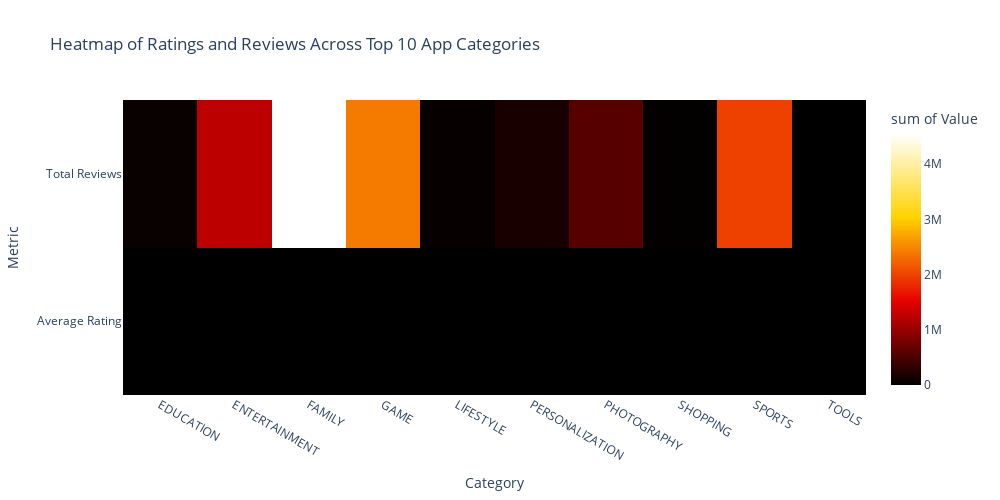

Source (notebook cell):
### Code cell
# Show heatmap only between 3 PM and 5 PM IST
if 15 <= now.hour < 17:
    fig = px.density_heatmap(
        melted,
        x='Category',
        y='Metric',
        z='Value',
        color_continuous_scale='Hot',  # You can change to 'Hot', 'Blues', etc.
        title='Heatmap of Ratings and Reviews Across Top 10 App Categories'
    )

    fig.update_layout(width=1000, height=500)
    fig.show()
else:
    print("⏱️ Heatmap is only available between 3 PM and 5 PM IST.")

### Figure 1 — Plotly figure (JSON) as saved in the notebook; plotly's stock layout.template omitted (floating-point values rounded to 4 significant figures)
{"data": [{"coloraxis": "coloraxis", "histfunc": "sum", "hovertemplate": "Category=%{x}<br>Metric=%{y}<br>sum of Value=%{z}<extra></extra>", "name": "", "type": "histogram2d", "x": ["EDUCATION", "ENTERTAINMENT", "FAMILY", "GAME", "LIFESTYLE", "PERSONALIZATION", "PHOTOGRAPHY", "SHOPPING", "SPORTS", "TOOLS", "EDUCATION", "ENTERTAINMENT", "FAMILY", "GAME", "LIFESTYLE", "PERSONALIZATION", "PHOTOGRAPHY", "SHOPPING", "SPORTS", "TOOLS"], "xaxis": "x", "xbingroup": "x", "y": ["Average Rating", "Average Rating", "Average Rating", "Average Rating", "Average Rating", "Average Rating", "Average Rating", "Average Rating", "Average Rating", "Average Rating", "Total Reviews", "Total Reviews", "Total Reviews", "Total Reviews", "Total Reviews", "Total Reviews", "Total Reviews", "Total Reviews", "Total Reviews", "Total Reviews"], "yaxis": "y", "ybingroup": "y", "z": [4.4, 4.25, 4.395, 4.313, 4.38, 4.475, 4.15, 4.2, 4.343, 4.2, 57640.0, 1239000.0, 4545000.0, 2398000.0, 42810.0, 156000.0, 563700.0, 19950.0, 1982000.0, 8010.0]}], "layout": {"coloraxis": {"colorbar": {"title": {"text": "sum of Value"}}, "colorscale": [[0, "rgb(0,0,0)"], [0.3333, "rgb(230,0,0)"], [0.6667, "rgb(255,210,0)"], [1, "rgb(255,255,255)"]]}, "height": 500, "legend": {"tracegroupgap": 0}, "title": {"text": "Heatmap of Ratings and Reviews Across Top 10 App Categories"}, "width": 1000, "xaxis": {"anchor": "y", "domain": [0, 1], "title": {"text": "Category"}}, "yaxis": {"anchor": "x", "domain": [0, 1], "title": {"text": "Metric"}}}}
